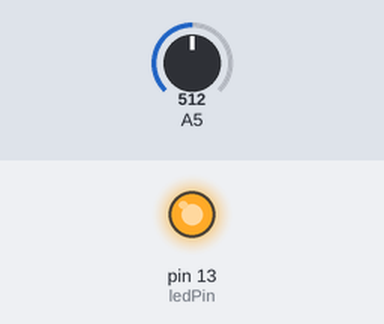
A sketch run on a simulated Arduino Uno, built with avr-gcc and run on an emulated ATmega328P. On the bench: output pins drawn as LEDs (lit = HIGH). The inputs (shaded band) are chosen by the test bench; at power-on: A5 = 512. What the sketch prints to the serial monitor is not drawn.

Above: at 0.1 s.
Timing chart, 0 to 1.6 s (numbered marks = the images above):
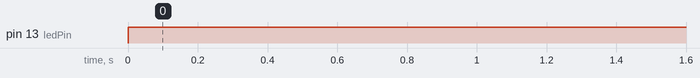

Measured:
- by itself, pin 13 (ledPin): LOW → HIGH at 0.00 s

The sketch:

new_voltage.ino
```cpp
// #include <cvzone.h>

// SerialData serialData;

// float sendVals[2];


double Vout = 0;
double Current = 0;
const double scale_factor = 0.1;
int ledPin=13;
float R1 = 193.00;


// Constants for A/D converter resolution
// Arduino has 10-bit ADC, so 1024 possible values
// Reference voltage is 5V if not using AREF external reference
// Zero point is half of Reference Voltage

const double vRef = 5.00;
const double resConvert = 1024;
double resADC = vRef/resConvert;
double zeroPoint = vRef/2;


void setup(){
  Serial.begin(9600);
  pinMode(ledPin,OUTPUT);
}

void loop(){

  // Vout is read 1000 Times for precision
  digitalWrite(ledPin,HIGH);
  for(int i = 0; i < 1000; i++) {
    Vout = (Vout + (resADC * analogRead(13))*3.25);
    delay(1);
  }

  // Get Vout in mv
  Vout = Vout /1000;

  // Convert Vout into Current using Scale Factor
  // Current = ((Vout - zeroPoint)/ scale_factor)/1000000;
  Current = (Vout / R1)*1000 ;


  // sendVals[0] = Vout;
  // sendVals[1] = Current;
  // serialData.Send(sendVals);


  // Print Vout and Current to two Current = ");

  Serial.print("Vout = ");
  Serial.print(Vout,2);
  Serial.print(" Volts");
  Serial.print("\t Current = ");
  Serial.print(Current,2);
  Serial.println(" mA");

  delay(1000);

}
```
